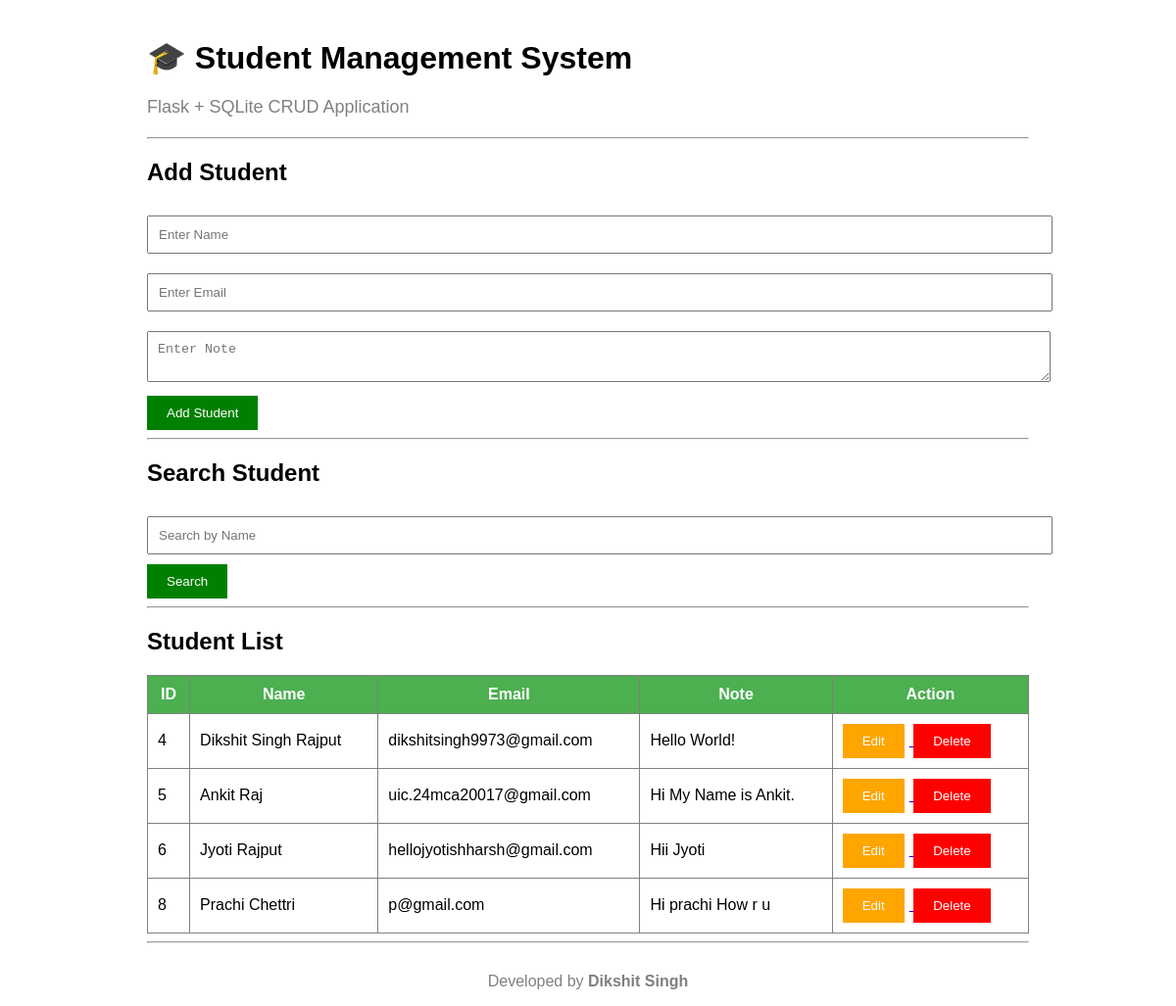
Before: / with the older database file.
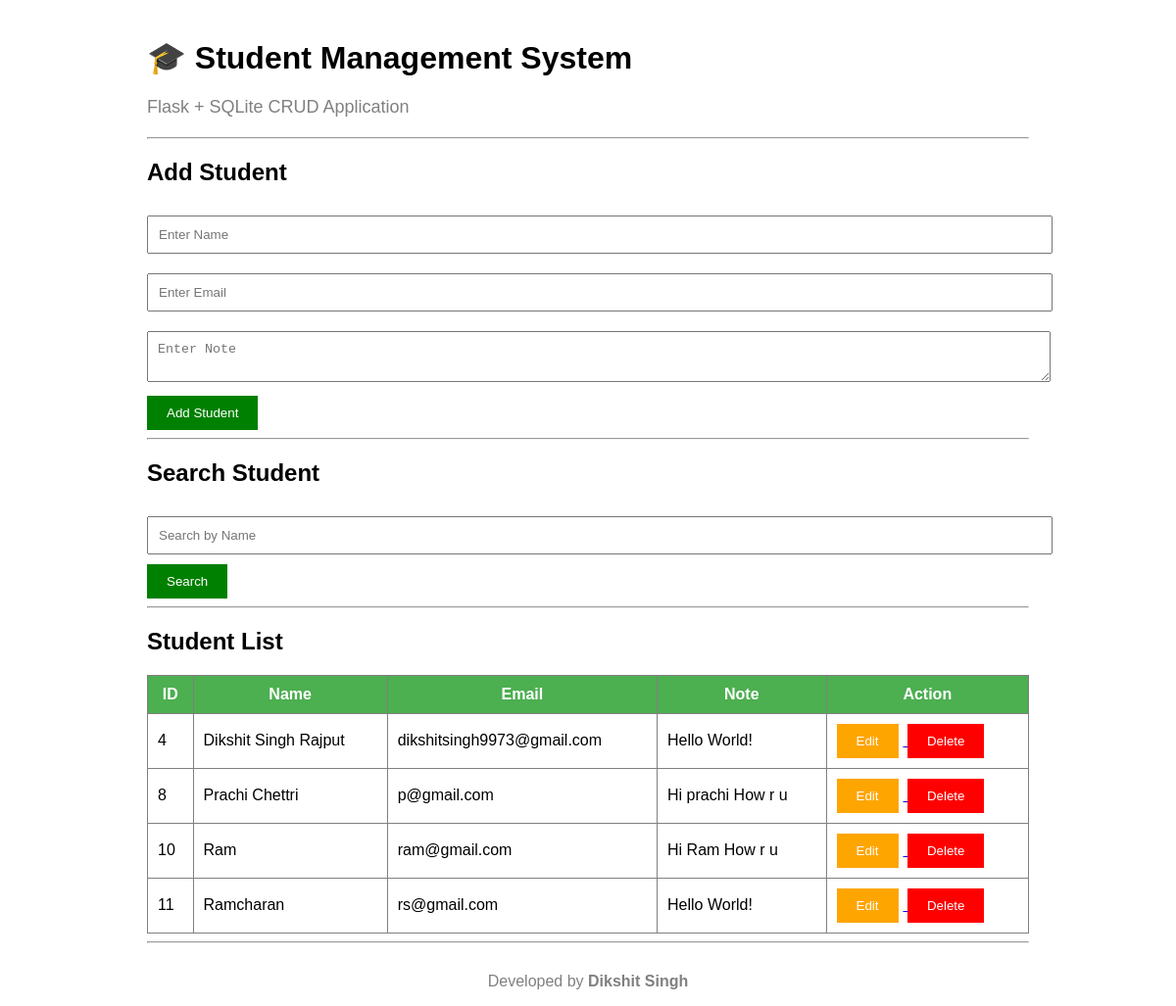
After: the same page with the newer database file.
### tables this page shows
CREATE TABLE students(
            id INTEGER PRIMARY KEY AUTOINCREMENT,
            name TEXT NOT NULL,
            email TEXT NOT NULL,
            note TEXT NOT NULL
        );

### app.py (the view)
@app.route("/")
def home():
    search = request.args.get("search", "")
    conn = sqlite3.connect("database.db")
    cursor = conn.cursor()
    if search:
        cursor.execute(
            "SELECT * FROM students WHERE name LIKE ?",
            ('%' + search + '%',)
        )
    else:
        cursor.execute("SELECT * FROM students")
    students = cursor.fetchall()
    conn.close()
    return render_template(
        "index.html",
        students=students,
        search=search
    )

### templates/index.html (shortened to what this page needs)
<!DOCTYPE html>
<html lang="en">
<head>
    <link rel="stylesheet"
          href="{{ url_for('static', filename='style.css') }}">
</head>
<body>
    <h1>🎓 Student Management System</h1>
    <p class="subtitle">
        Flask + SQLite CRUD Application
    </p>
    <hr>
    <h2>Add Student</h2>
    <form action="/add" method="POST">
        <input
            type="text"
            name="name"
            placeholder="Enter Name"
            required>
        <input
            type="email"
            name="email"
            placeholder="Enter Email"
            required>
        <textarea
            name="note"
            placeholder="Enter Note"
            required></textarea>
        <button type="submit">
            Add Student
        </button>
    </form>
    <hr>
    <h2>Search Student</h2>
    <form method="GET">
        <input
            type="text"
            name="search"
            placeholder="Search by Name"
            value="{{ search }}">
        <button type="submit">
            Search
        </button>
    </form>
    <hr>
    <h2>Student List</h2>
    <table>
        <tr>
            <th>ID</th>
            <th>Name</th>
            <th>Email</th>
            <th>Note</th>
            <th>Action</th>
        </tr>
        {% for student in students %}
        <tr>
            <td>{{ student[0] }}</td>
            <td>{{ student[1] }}</td>
            <td>{{ student[2] }}</td>
            <td>{{ student[3] }}</td>
            <td>
                <a href="/edit/{{ student[0] }}">
                    <button type="button" class="edit">
                        Edit
                    </button>
                </a>
                <a href="/delete/{{ student[0] }}"
                   onclick="return confirm('Are you sure you want to delete this student?');">
                    <button type="button" class="delete">
                        Delete
                    </button>
                </a>
            </td>
        </tr>
        {% endfor %}
    </table>
    <hr>
    <footer>
        <p>
            Developed by <strong>Dikshit Singh</strong>
        </p>
    </footer>
</body>
</html>

### static/style.css (style rules this page uses)
body { font-family:Arial; width:900px; margin:auto; margin-top:40px; }
input, textarea { width:100%; padding:10px; margin-top:10px; margin-bottom:10px; }
button { padding:10px 20px; background:green; color:white; border:none; cursor:pointer; }
table { width:100%; border-collapse:collapse; margin-top:20px; }
table, th, td { border:1px solid gray; }
th { background:#4CAF50; color:white; padding:10px; }
td { padding:10px; }
.edit { background:orange; }
.delete { background:red; }
.subtitle { color: gray; font-size:18px; margin-bottom:20px; }
.edit { background:orange; color:white; margin-right:5px; }
.delete { background:red; color:white; }
footer { text-align:center; margin-top:30px; color:gray; }

Changed rows visible on the page:
removed students: id "5", name "Ankit Raj", email "uic.24mca20017@gmail.com", note "Hi My Name is Ankit."
removed students: id "6", name "Jyoti Rajput", email "hellojyotishharsh@gmail.com", note "Hii Jyoti"
added students: id "10", name "Ram", email "ram@gmail.com", note "Hi Ram How r u"
added students: id "11", name "Ramcharan", email "rs@gmail.com", note "Hello World!"
